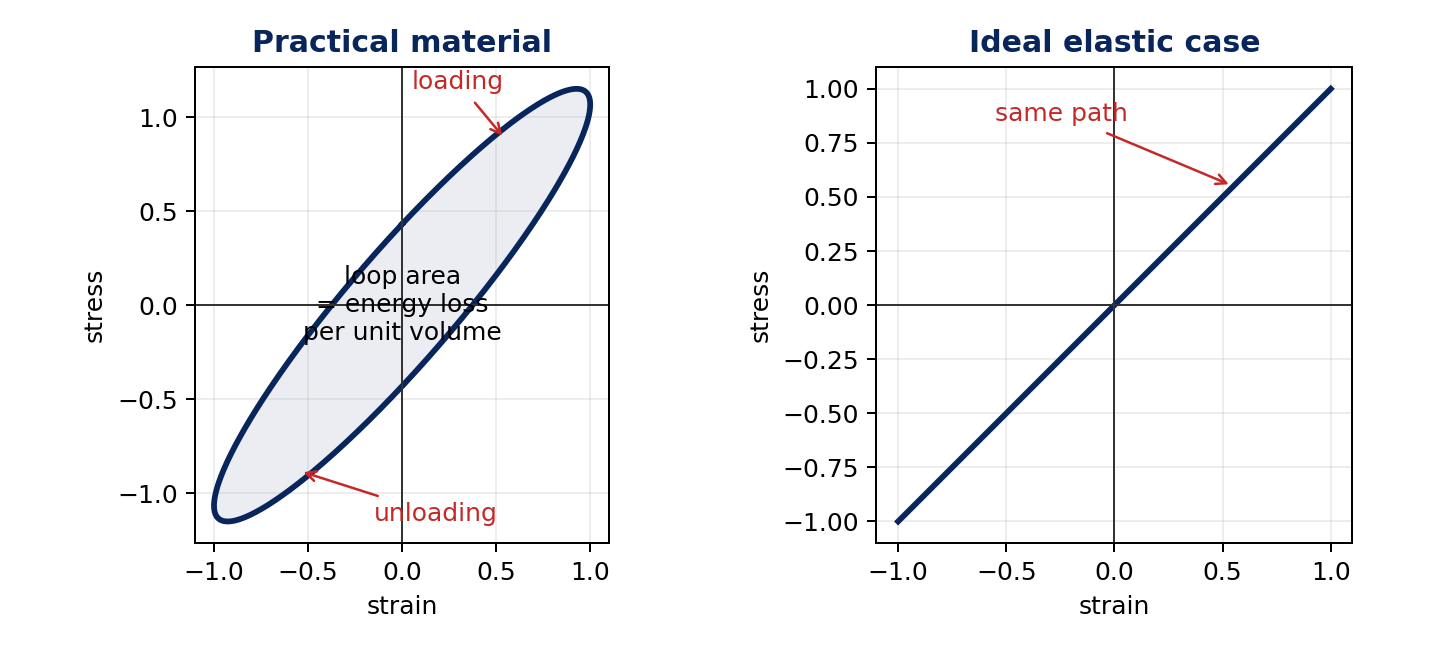

Source code (Python):
#!/usr/bin/env python3
"""Figure: stress-strain hysteresis loop and ideal elastic response."""

from __future__ import annotations

import math

from plot_helpers import NAVY, OUT, RED, configure_matplotlib_cache


configure_matplotlib_cache()
import matplotlib.pyplot as plt


theta = [2 * math.pi * i / 500 for i in range(501)]
eps = [math.sin(th) for th in theta]
phase = math.radians(22)
stress = [1.15 * math.sin(th + phase) for th in theta]

fig, (ax_loop, ax_ideal) = plt.subplots(1, 2, figsize=(8.0, 3.6))

ax_loop.plot(eps, stress, color=NAVY, linewidth=2.3)
ax_loop.fill(eps, stress, color=NAVY, alpha=0.08)
ax_loop.annotate("loading", xy=(0.55, 0.88), xytext=(0.05, 1.15), arrowprops=dict(arrowstyle="->", color=RED), color=RED)
ax_loop.annotate("unloading", xy=(-0.55, -0.88), xytext=(-0.15, -1.15), arrowprops=dict(arrowstyle="->", color=RED), color=RED)
ax_loop.text(0.0, 0.0, "loop area\n= energy loss\nper unit volume", ha="center", va="center", fontsize=10)
ax_loop.set_title("Practical material", color=NAVY, fontweight="bold")

ax_ideal.plot([-1, 1], [-1, 1], color=NAVY, linewidth=2.3)
ax_ideal.annotate("same path", xy=(0.55, 0.55), xytext=(-0.55, 0.85), arrowprops=dict(arrowstyle="->", color=RED), color=RED)
ax_ideal.set_title("Ideal elastic case", color=NAVY, fontweight="bold")

for ax in (ax_loop, ax_ideal):
    ax.axhline(0, color="#333333", linewidth=0.8)
    ax.axvline(0, color="#333333", linewidth=0.8)
    ax.set_xlabel("strain")
    ax.set_ylabel("stress")
    ax.set_aspect("equal")
    ax.grid(True, alpha=0.22)

fig.tight_layout()
fig.savefig(OUT / "lecture5_hysteresis_loop.png", dpi=180)
plt.close(fig)
